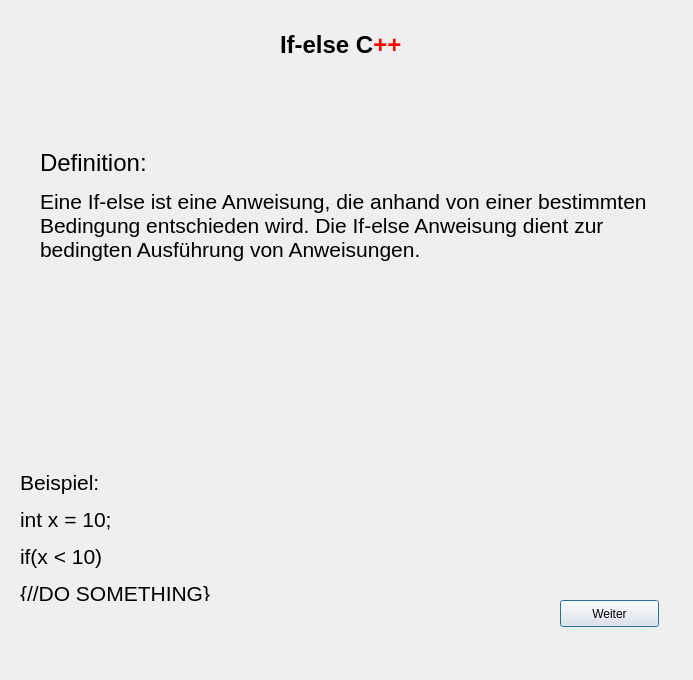
<?xml version="1.0" encoding="UTF-8"?>
<ui version="4.0">
 <class>ifelse</class>
 <widget class="QDialog" name="ifelse">
  <property name="geometry">
   <rect>
    <x>0</x>
    <y>0</y>
    <width>693</width>
    <height>680</height>
   </rect>
  </property>
  <property name="windowTitle">
   <string>Dialog</string>
  </property>
  <widget class="QLabel" name="label">
   <property name="geometry">
    <rect>
     <x>280</x>
     <y>20</y>
     <width>131</width>
     <height>51</height>
    </rect>
   </property>
   <property name="text">
    <string>&lt;html&gt;&lt;head/&gt;&lt;body&gt;&lt;p&gt;&lt;span style=&quot; font-size:18pt; font-weight:600;&quot;&gt;If-else C&lt;/span&gt;&lt;span style=&quot; font-size:18pt; font-weight:600; color:#ff0000;&quot;&gt;++&lt;/span&gt;&lt;/p&gt;&lt;/body&gt;&lt;/html&gt;</string>
   </property>
  </widget>
  <widget class="QLabel" name="label_2">
   <property name="geometry">
    <rect>
     <x>40</x>
     <y>-70</y>
     <width>641</width>
     <height>591</height>
    </rect>
   </property>
   <property name="text">
    <string>&lt;html&gt;&lt;head/&gt;&lt;body&gt;&lt;p&gt;&lt;span style=&quot; font-size:18pt;&quot;&gt;Definition:&lt;/span&gt;&lt;/p&gt;&lt;p&gt;&lt;span style=&quot; font-size:16pt;&quot;&gt;Eine If-else ist eine Anweisung, die anhand von einer bestimmten&lt;br&gt; Bedingung entschieden wird. Die If-else Anweisung dient zur &lt;br&gt;bedingten Ausführung von Anweisungen.&lt;/span&gt;&lt;/p&gt;&lt;p&gt;&lt;br/&gt;&lt;/p&gt;&lt;/body&gt;&lt;/html&gt;</string>
   </property>
  </widget>
  <widget class="QLabel" name="label_3">
   <property name="geometry">
    <rect>
     <x>20</x>
     <y>470</y>
     <width>281</width>
     <height>131</height>
    </rect>
   </property>
   <property name="text">
    <string>&lt;html&gt;&lt;head/&gt;&lt;body&gt;&lt;p&gt;&lt;span style=&quot; font-size:16pt;&quot;&gt;Beispiel:&lt;/span&gt;&lt;/p&gt;&lt;p&gt;&lt;span style=&quot; font-size:16pt;&quot;&gt;int x = 10;&lt;/span&gt;&lt;/p&gt;&lt;p&gt;&lt;span style=&quot; font-size:16pt;&quot;&gt;if(x &amp;lt; 10)&lt;/span&gt;&lt;/p&gt;&lt;p&gt;&lt;span style=&quot; font-size:16pt;&quot;&gt;{//DO SOMETHING}&lt;/span&gt;&lt;/p&gt;&lt;/body&gt;&lt;/html&gt;</string>
   </property>
  </widget>
  <widget class="QPushButton" name="pushButton">
   <property name="geometry">
    <rect>
     <x>560</x>
     <y>600</y>
     <width>99</width>
     <height>27</height>
    </rect>
   </property>
   <property name="text">
    <string>Weiter</string>
   </property>
  </widget>
 </widget>
 <resources/>
 <connections/>
</ui>
